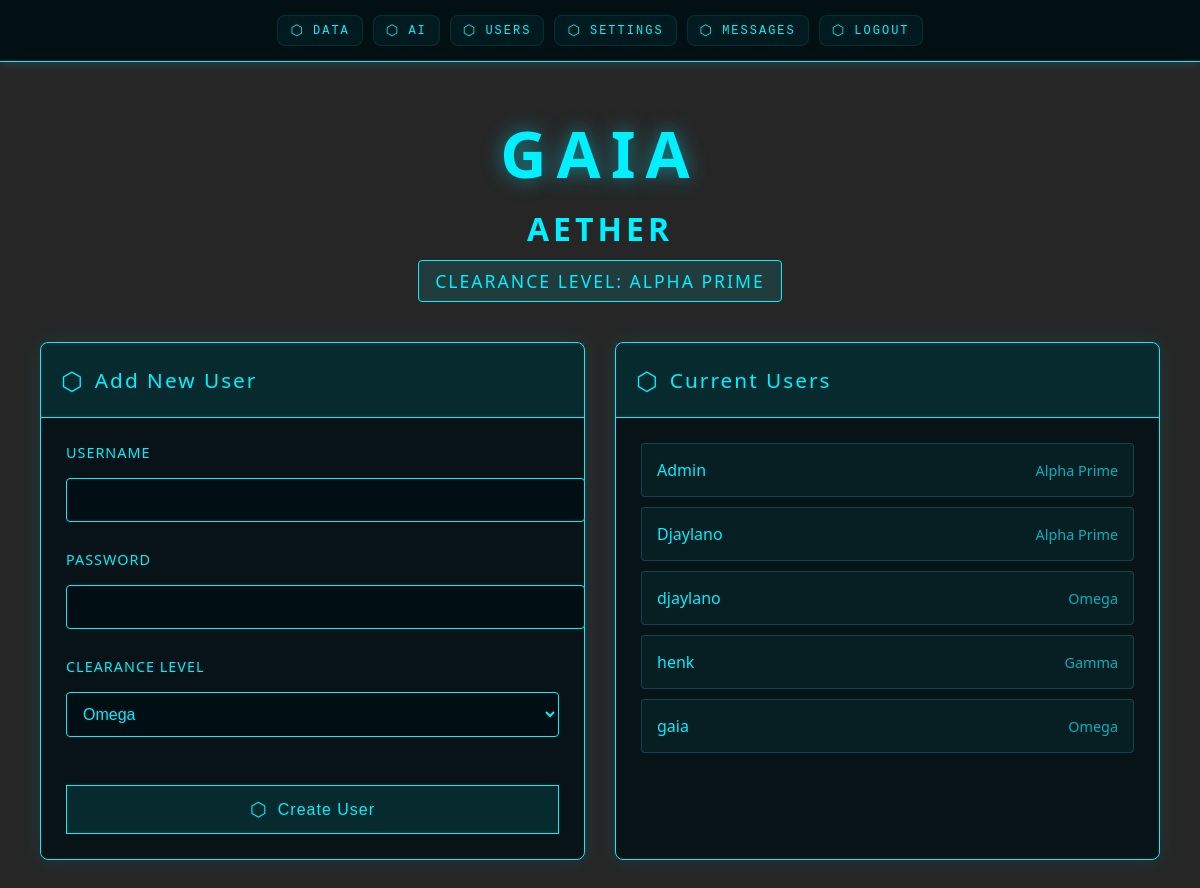
The page /manage_users (signed in) on the database its author committed.
### tables this page shows
CREATE TABLE users
        (name TEXT PRIMARY KEY, password TEXT, clearance_level TEXT);

### main.py (the view, shortened to what this page needs)
@app.route('/manage_users', methods=['GET', 'POST'])
def manage_users():
    if 'name' not in session or session['clearance'] not in ['Alpha Prime', 'Omega']:
        return redirect(url_for('login'))
    conn = get_db()
    cursor = conn.cursor()
    cursor.execute("SELECT name, clearance_level FROM users")
    users = cursor.fetchall()
    conn.close()
    return render_template('manage_users.html', users=users, access_levels=ACCESS_LEVELS.keys())

### main.py (called while the page is built)
def get_db():
    conn = sqlite3.connect("secure_files.db")
    conn.row_factory = sqlite3.Row
    return conn

### templates/manage_users.html (shortened to what this page needs)
{% extends "base.html" %}
{% block content %}
<div class="gaia-dashboard">
    <div class="gaia-header">
        <h1 class="gaia-title">GAIA</h1>
        <h2 class="encryption-title">Aether</h2>
        <div class="clearance-badge">Clearance Level: {{ session.clearance }}</div>
    </div>
    <div class="dashboard-grid">
        <div class="panel">
            <div class="panel-header">
                <div class="header-content">
                    <span class="icon">⬡</span>
                    Add New User
                </div>
            </div>
            <div class="panel-content">
                <form method="POST">
                    <div class="form-group">
                        <label>Username</label>
                        <input type="text" class="cyber-input" name="name" required>
                    </div>
                    <div class="form-group">
                        <label>Password</label>
                        <input type="password" class="cyber-input" name="password" required>
                    </div>
                    <div class="form-group">
                        <label>Clearance Level</label>
                        <select class="cyber-select" name="clearance" required>
                            {% for level in access_levels %}
                            <option value="{{ level }}">{{ level }}</option>
                            {% endfor %}
                        </select>
                    </div>
                    <button type="submit" class="cyber-button">
                        <span class="button-content">
                            <span class="icon">⬡</span>
                            Create User
                        </span>
                    </button>
                </form>
            </div>
        </div>
        <div class="panel">
            <div class="panel-header">
                <div class="header-content">
                    <span class="icon">⬡</span>
                    Current Users
                </div>
            </div>
            <div class="panel-content">
                <div class="users-list">
                    {% for user in users %}
                    <div class="user-item">
                        <span class="user-name">{{ user.name }}</span>
                        <span class="user-clearance">{{ user.clearance_level }}</span>
                    </div>
                    {% endfor %}
                </div>
            </div>
        </div>
    </div>
</div>
{% endblock %}

### templates/base.html (shortened to what this page needs)
<!DOCTYPE html>
<html>
<head>
</head>
<body>
    <nav class="cyber-nav">
        <div class="nav-links">
                {% if session.get('name') %}
                    {% if session.get('clearance') in ['Alpha Prime', 'Omega'] %}
                        <a class="cyber-link" href="{{ url_for('dashboard') }}">
                            <span class="icon">⬡</span> Data
                        </a>
                        <a class="cyber-link" href="{{ url_for('ai') }}">
                            <span class="icon">⬡</span> AI
                        </a>
                        <a class="cyber-link" href="{{ url_for('manage_users') }}">
                            <span class="icon">⬡</span> Users
                        </a>
                        <a class="cyber-link" href="{{ url_for('settings') }}">
                            <span class="icon">⬡</span> Settings
                        </a>
                    {% endif %}
                    <a class="cyber-link" href="{{ url_for('messages') }}">
                        <span class="icon">⬡</span> Messages
                    </a>
                    <a class="cyber-link" href="{{ url_for('logout') }}">
                        <span class="icon">⬡</span> Logout
                    </a>
                {% endif %}
            </div>
    </nav>
    <div class="content-wrapper">
    {% block content %}{% endblock %}
</body>
</html>

### templates/base.html (style rules this page uses)
.nav-links { display: flex; gap: 10px; padding: 10px 20px; justify-content: center; }
.cyber-link { padding: 6px 12px; font-size: 0.75em; }
.cyber-nav { padding: 5px 0; }
.content-wrapper { margin-top: 60px; padding: 20px; }

### rows shown on the page
users: name "Admin", clearance_level "Alpha Prime"
users: name "Djaylano", clearance_level "Alpha Prime"
users: name "djaylano", clearance_level "Omega"
users: name "henk", clearance_level "Gamma"
users: name "gaia", clearance_level "Omega"

### other values the page prints
{{ session.clearance }} "ALPHA PRIME"
form field clearance "Omega"
